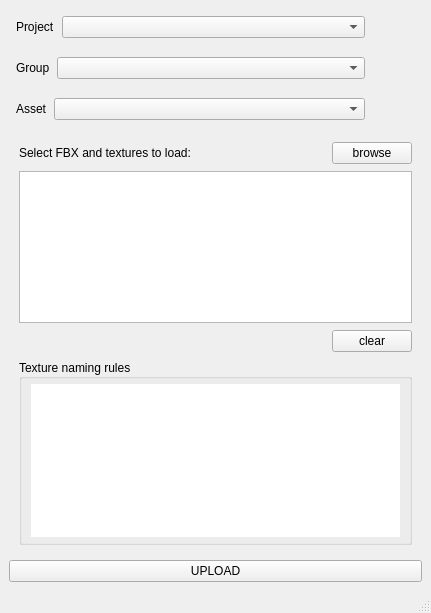
<?xml version="1.0" encoding="UTF-8"?>
<ui version="4.0">
 <class>MainWindow</class>
 <widget class="QMainWindow" name="MainWindow">
  <property name="geometry">
   <rect>
    <x>0</x>
    <y>0</y>
    <width>431</width>
    <height>613</height>
   </rect>
  </property>
  <property name="sizePolicy">
   <sizepolicy hsizetype="Preferred" vsizetype="Preferred">
    <horstretch>0</horstretch>
    <verstretch>0</verstretch>
   </sizepolicy>
  </property>
  <property name="windowTitle">
   <string>Upload Tool</string>
  </property>
  <widget class="QWidget" name="centralwidget">
   <property name="sizePolicy">
    <sizepolicy hsizetype="Preferred" vsizetype="Preferred">
     <horstretch>0</horstretch>
     <verstretch>0</verstretch>
    </sizepolicy>
   </property>
   <layout class="QVBoxLayout" name="verticalLayout">
    <property name="spacing">
     <number>5</number>
    </property>
    <item>
     <layout class="QHBoxLayout" name="horizontalLayout_2">
      <property name="spacing">
       <number>7</number>
      </property>
      <property name="sizeConstraint">
       <enum>QLayout::SetDefaultConstraint</enum>
      </property>
      <property name="margin">
       <number>7</number>
      </property>
      <item>
       <widget class="QLabel" name="label_project">
        <property name="sizePolicy">
         <sizepolicy hsizetype="Maximum" vsizetype="Maximum">
          <horstretch>0</horstretch>
          <verstretch>0</verstretch>
         </sizepolicy>
        </property>
        <property name="text">
         <string>Project</string>
        </property>
       </widget>
      </item>
      <item>
       <widget class="QComboBox" name="comboBox_projects"/>
      </item>
      <item>
       <spacer name="horizontalSpacer">
        <property name="orientation">
         <enum>Qt::Horizontal</enum>
        </property>
        <property name="sizeType">
         <enum>QSizePolicy::Minimum</enum>
        </property>
        <property name="sizeHint" stdset="0">
         <size>
          <width>50</width>
          <height>20</height>
         </size>
        </property>
       </spacer>
      </item>
     </layout>
    </item>
    <item>
     <layout class="QHBoxLayout" name="hlay_group">
      <property name="spacing">
       <number>7</number>
      </property>
      <property name="sizeConstraint">
       <enum>QLayout::SetDefaultConstraint</enum>
      </property>
      <property name="margin">
       <number>7</number>
      </property>
      <item>
       <widget class="QLabel" name="label_group">
        <property name="sizePolicy">
         <sizepolicy hsizetype="Maximum" vsizetype="Maximum">
          <horstretch>0</horstretch>
          <verstretch>0</verstretch>
         </sizepolicy>
        </property>
        <property name="text">
         <string>Group</string>
        </property>
       </widget>
      </item>
      <item>
       <widget class="QComboBox" name="comboBox_group"/>
      </item>
      <item>
       <spacer name="horizontalSpacer_2">
        <property name="orientation">
         <enum>Qt::Horizontal</enum>
        </property>
        <property name="sizeType">
         <enum>QSizePolicy::Minimum</enum>
        </property>
        <property name="sizeHint" stdset="0">
         <size>
          <width>50</width>
          <height>20</height>
         </size>
        </property>
       </spacer>
      </item>
     </layout>
    </item>
    <item>
     <layout class="QHBoxLayout" name="hlay_asset">
      <property name="spacing">
       <number>7</number>
      </property>
      <property name="sizeConstraint">
       <enum>QLayout::SetDefaultConstraint</enum>
      </property>
      <property name="margin">
       <number>7</number>
      </property>
      <item>
       <widget class="QLabel" name="label_asset">
        <property name="sizePolicy">
         <sizepolicy hsizetype="Maximum" vsizetype="Maximum">
          <horstretch>0</horstretch>
          <verstretch>0</verstretch>
         </sizepolicy>
        </property>
        <property name="text">
         <string>Asset</string>
        </property>
       </widget>
      </item>
      <item>
       <widget class="QComboBox" name="comboBox_asset"/>
      </item>
      <item>
       <spacer name="horizontalSpacer_3">
        <property name="orientation">
         <enum>Qt::Horizontal</enum>
        </property>
        <property name="sizeType">
         <enum>QSizePolicy::Minimum</enum>
        </property>
        <property name="sizeHint" stdset="0">
         <size>
          <width>50</width>
          <height>20</height>
         </size>
        </property>
       </spacer>
      </item>
     </layout>
    </item>
    <item>
     <layout class="QVBoxLayout" name="vlay_fbx">
      <property name="spacing">
       <number>7</number>
      </property>
      <property name="margin">
       <number>10</number>
      </property>
      <item>
       <layout class="QHBoxLayout" name="hlay_browse">
        <property name="leftMargin">
         <number>0</number>
        </property>
        <property name="rightMargin">
         <number>0</number>
        </property>
        <item>
         <widget class="QLabel" name="label_fbx">
          <property name="text">
           <string>Select FBX and textures to load:</string>
          </property>
         </widget>
        </item>
        <item>
         <widget class="QPushButton" name="button_fbx">
          <property name="sizePolicy">
           <sizepolicy hsizetype="Maximum" vsizetype="Fixed">
            <horstretch>0</horstretch>
            <verstretch>0</verstretch>
           </sizepolicy>
          </property>
          <property name="text">
           <string>browse</string>
          </property>
         </widget>
        </item>
       </layout>
      </item>
      <item>
       <widget class="QListWidget" name="listWidget">
        <property name="sizePolicy">
         <sizepolicy hsizetype="Expanding" vsizetype="Maximum">
          <horstretch>0</horstretch>
          <verstretch>0</verstretch>
         </sizepolicy>
        </property>
       </widget>
      </item>
      <item>
       <layout class="QHBoxLayout" name="hlay_listButtons">
        <item>
         <spacer name="hspacer_clearbutton">
          <property name="orientation">
           <enum>Qt::Horizontal</enum>
          </property>
          <property name="sizeHint" stdset="0">
           <size>
            <width>40</width>
            <height>20</height>
           </size>
          </property>
         </spacer>
        </item>
        <item>
         <widget class="QPushButton" name="button_clearList">
          <property name="sizePolicy">
           <sizepolicy hsizetype="Maximum" vsizetype="Fixed">
            <horstretch>0</horstretch>
            <verstretch>0</verstretch>
           </sizepolicy>
          </property>
          <property name="text">
           <string>clear</string>
          </property>
         </widget>
        </item>
       </layout>
      </item>
      <item>
       <widget class="QGroupBox" name="groupBox">
        <property name="title">
         <string>Texture naming rules</string>
        </property>
        <property name="alignment">
         <set>Qt::AlignLeading|Qt::AlignLeft|Qt::AlignVCenter</set>
        </property>
        <layout class="QVBoxLayout" name="verticalLayout_2">
         <property name="spacing">
          <number>5</number>
         </property>
         <property name="leftMargin">
          <number>9</number>
         </property>
         <property name="topMargin">
          <number>5</number>
         </property>
         <property name="rightMargin">
          <number>9</number>
         </property>
         <property name="bottomMargin">
          <number>5</number>
         </property>
         <item>
          <widget class="QTableWidget" name="table_rules">
           <property name="frameShape">
            <enum>QFrame::NoFrame</enum>
           </property>
           <property name="frameShadow">
            <enum>QFrame::Plain</enum>
           </property>
           <property name="lineWidth">
            <number>0</number>
           </property>
           <property name="editTriggers">
            <set>QAbstractItemView::NoEditTriggers</set>
           </property>
           <property name="alternatingRowColors">
            <bool>true</bool>
           </property>
           <property name="selectionMode">
            <enum>QAbstractItemView::NoSelection</enum>
           </property>
           <property name="showGrid">
            <bool>false</bool>
           </property>
           <property name="gridStyle">
            <enum>Qt::NoPen</enum>
           </property>
           <attribute name="horizontalHeaderVisible">
            <bool>false</bool>
           </attribute>
           <attribute name="horizontalHeaderDefaultSectionSize">
            <number>150</number>
           </attribute>
           <attribute name="verticalHeaderVisible">
            <bool>false</bool>
           </attribute>
          </widget>
         </item>
        </layout>
       </widget>
      </item>
     </layout>
    </item>
    <item>
     <layout class="QHBoxLayout" name="hlay_upload">
      <item>
       <widget class="QPushButton" name="button_upload">
        <property name="text">
         <string>UPLOAD</string>
        </property>
       </widget>
      </item>
     </layout>
    </item>
   </layout>
  </widget>
  <widget class="QStatusBar" name="statusbar"/>
 </widget>
 <resources/>
 <connections/>
</ui>
